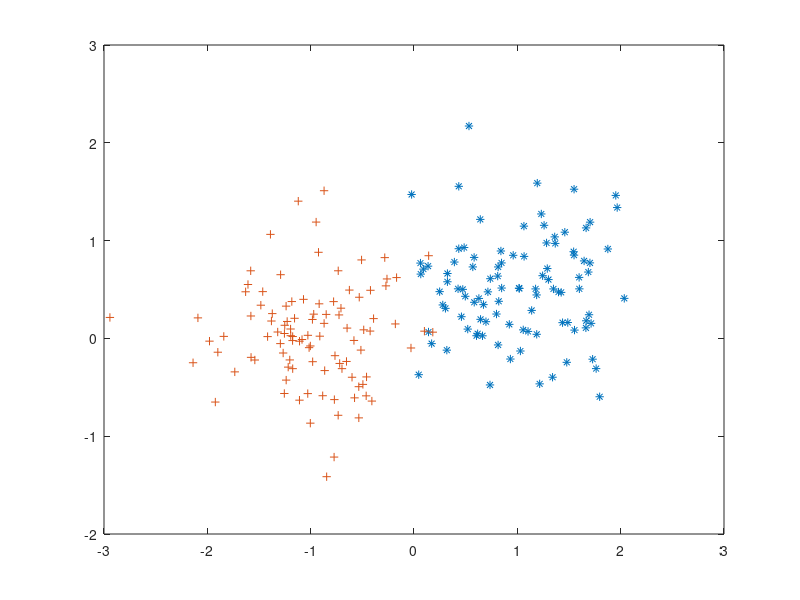

Write MATLAB code to recreate this figure.
%separable data for single layer

classA(1,:) = randn(1, 100) .* 0.5 + 1.0;
classA(2,:) = randn(1, 100) .* 0.5 + 0.5;
classB(1,:) = randn(1, 100) .* 0.5 - 1.0;
classB(2,:) = randn(1, 100) .* 0.5 + 0.0;

%Pattern creation

patterns = [classA, classB];
targets = [ones(1, 100), -ones(1, 100)];

permute = randperm(200);
patterns = patterns(:, permute);
targets = targets(:, permute);

[insize, ndata] = size(patterns);
[outsize, ndata] = size(targets);

plot (patterns(1, find(targets>0)), ...
patterns(2, find(targets>0)), '*', ...
patterns(1, find(targets<0)), ...
patterns(2, find(targets<0)), '+');
